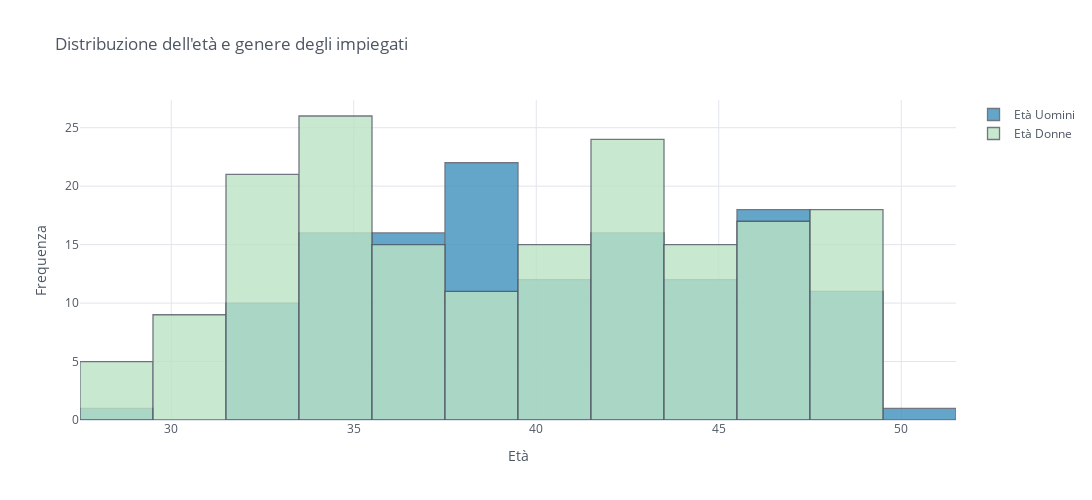

Here is the notebook cell this chart was saved with:
### Markdown cell above
Una volta estratte le età dei singoli, si è scelto di indagare con un grafico interattivo la distribuzione di esse tra i dipendenti, considerando il genere d'appartenenza. Tendenzialmente, si registra un numero più alto di donne nelle diverse fasce, ad eccezione della fascia 38-39 anni per cui si registra un numero di uomini più alto.

### Code cell
df["Età Uomini"]=df[df["GenderID"]==1]["Age"]
df["Età Donne"]=df[df["GenderID"]==0]["Age"]
df[["Età Uomini","Età Donne"]].iplot(kind="histogram", bins=20, theme="white", title="Distribuzione dell'età e genere degli impiegati",color=[ '#3e91bc','#bbe3c5'],
         xTitle='Età', yTitle='Frequenza', dimensions=(1200,500))

### Figure 1 — Plotly figure (JSON) as saved in the notebook; plotly's stock layout.template omitted (floating-point values rounded to 4 significant figures; data arrays with more than 128 entries replaced by an {"elided": "..."} marker saying what was removed)
{"data": [{"histfunc": "count", "histnorm": "", "marker": {"color": "rgba(62, 145, 188, 1.0)", "line": {"color": "#4D5663", "width": 1.3}}, "name": "Età Uomini", "nbinsx": 20, "opacity": 0.8, "orientation": "v", "type": "histogram", "x": {"elided": "311 int values"}}, {"histfunc": "count", "histnorm": "", "marker": {"color": "rgba(187, 227, 197, 1.0)", "line": {"color": "#4D5663", "width": 1.3}}, "name": "Età Donne", "nbinsx": 20, "opacity": 0.8, "orientation": "v", "type": "histogram", "x": {"elided": "311 int values"}}], "layout": {"barmode": "overlay", "height": 500, "legend": {"bgcolor": "#FFFFFF", "font": {"color": "#4D5663"}}, "paper_bgcolor": "#FFFFFF", "plot_bgcolor": "#FFFFFF", "title": {"font": {"color": "#4D5663"}, "text": "Distribuzione dell'età e genere degli impiegati"}, "width": 1200, "xaxis": {"autorange": true, "gridcolor": "#E1E5ED", "range": [27.5, 51.5], "showgrid": true, "tickfont": {"color": "#4D5663"}, "title": {"font": {"color": "#4D5663"}, "text": "Età"}, "type": "linear", "zerolinecolor": "#E1E5ED"}, "yaxis": {"autorange": true, "gridcolor": "#E1E5ED", "range": [0, 27.37], "showgrid": true, "tickfont": {"color": "#4D5663"}, "title": {"font": {"color": "#4D5663"}, "text": "Frequenza"}, "zerolinecolor": "#E1E5ED"}}}
